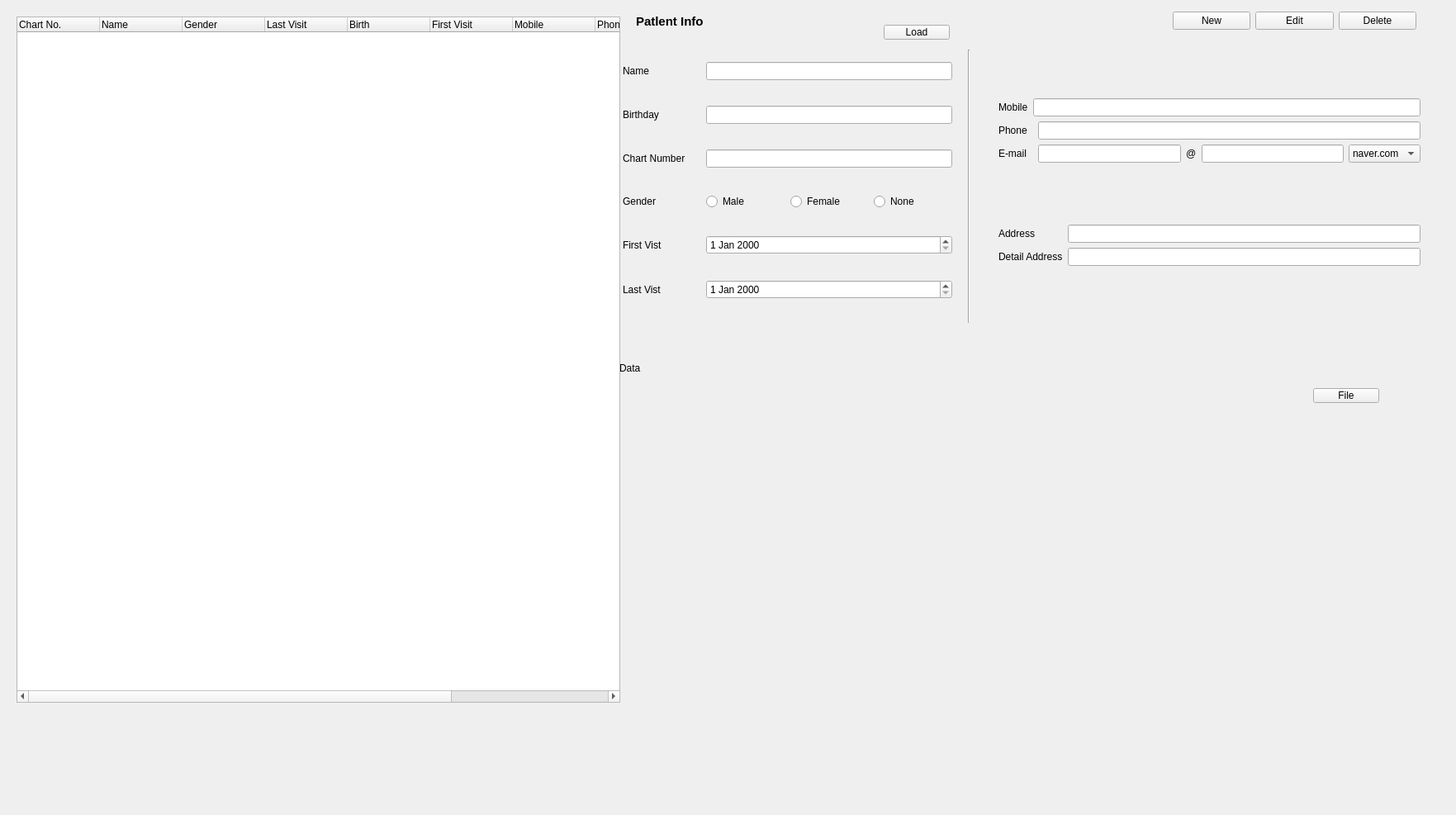
<?xml version="1.0" encoding="UTF-8"?>
<ui version="4.0">
 <class>Doctor</class>
 <widget class="QWidget" name="Doctor">
  <property name="geometry">
   <rect>
    <x>0</x>
    <y>0</y>
    <width>1763</width>
    <height>987</height>
   </rect>
  </property>
  <property name="windowTitle">
   <string>Doctor</string>
  </property>
  <widget class="QTreeWidget" name="patienttreeWidget">
   <property name="geometry">
    <rect>
     <x>20</x>
     <y>20</y>
     <width>731</width>
     <height>831</height>
    </rect>
   </property>
   <column>
    <property name="text">
     <string>Chart No.</string>
    </property>
   </column>
   <column>
    <property name="text">
     <string>Name</string>
    </property>
   </column>
   <column>
    <property name="text">
     <string>Gender</string>
    </property>
   </column>
   <column>
    <property name="text">
     <string>Last Visit</string>
    </property>
   </column>
   <column>
    <property name="text">
     <string>Birth</string>
    </property>
   </column>
   <column>
    <property name="text">
     <string>First Visit</string>
    </property>
   </column>
   <column>
    <property name="text">
     <string>Mobile</string>
    </property>
   </column>
   <column>
    <property name="text">
     <string>Phone</string>
    </property>
   </column>
   <column>
    <property name="text">
     <string>Email</string>
    </property>
   </column>
   <column>
    <property name="text">
     <string>Addr</string>
    </property>
   </column>
  </widget>
  <widget class="QLabel" name="PatintInfo_label">
   <property name="geometry">
    <rect>
     <x>770</x>
     <y>10</y>
     <width>121</width>
     <height>31</height>
    </rect>
   </property>
   <property name="font">
    <font>
     <pointsize>11</pointsize>
     <bold>true</bold>
    </font>
   </property>
   <property name="text">
    <string>Patlent Info</string>
   </property>
  </widget>
  <widget class="QWidget" name="layoutWidget">
   <property name="geometry">
    <rect>
     <x>1420</x>
     <y>10</y>
     <width>295</width>
     <height>31</height>
    </rect>
   </property>
   <layout class="QGridLayout" name="gridLayout_5">
    <item row="0" column="0">
     <widget class="QPushButton" name="patientNewpushButton">
      <property name="text">
       <string>New</string>
      </property>
      <property name="checkable">
       <bool>false</bool>
      </property>
      <property name="checked">
       <bool>false</bool>
      </property>
     </widget>
    </item>
    <item row="0" column="1">
     <widget class="QPushButton" name="patientEditpushButton">
      <property name="text">
       <string>Edit</string>
      </property>
      <property name="checkable">
       <bool>false</bool>
      </property>
      <property name="checked">
       <bool>false</bool>
      </property>
     </widget>
    </item>
    <item row="0" column="2">
     <widget class="QPushButton" name="patientDeletepushButton">
      <property name="text">
       <string>Delete</string>
      </property>
      <property name="checkable">
       <bool>false</bool>
      </property>
      <property name="checked">
       <bool>false</bool>
      </property>
     </widget>
    </item>
   </layout>
  </widget>
  <widget class="QWidget" name="layoutWidget">
   <property name="geometry">
    <rect>
     <x>1209</x>
     <y>50</y>
     <width>511</width>
     <height>341</height>
    </rect>
   </property>
   <layout class="QGridLayout" name="gridLayout_4">
    <item row="0" column="0">
     <layout class="QGridLayout" name="gridLayout_2">
      <item row="0" column="0">
       <widget class="QLabel" name="Patlent_Mobile_label">
        <property name="text">
         <string>Mobile</string>
        </property>
       </widget>
      </item>
      <item row="0" column="1" colspan="5">
       <widget class="QLineEdit" name="patientMobilelineEdit"/>
      </item>
      <item row="1" column="0" colspan="2">
       <widget class="QLabel" name="Patlent_phone_label">
        <property name="text">
         <string>Phone</string>
        </property>
       </widget>
      </item>
      <item row="1" column="2" colspan="4">
       <widget class="QLineEdit" name="patientPhonelineEdit"/>
      </item>
      <item row="2" column="0" colspan="2">
       <widget class="QLabel" name="Patlent_Email_label">
        <property name="text">
         <string>E-mail</string>
        </property>
       </widget>
      </item>
      <item row="2" column="2">
       <widget class="QLineEdit" name="patientEmaillineEdit"/>
      </item>
      <item row="2" column="3">
       <widget class="QLabel" name="label_12">
        <property name="text">
         <string>@</string>
        </property>
       </widget>
      </item>
      <item row="2" column="4">
       <widget class="QLineEdit" name="patientEmaillineEdit2"/>
      </item>
      <item row="2" column="5">
       <widget class="QComboBox" name="Patient_comboBox">
        <item>
         <property name="text">
          <string>naver.com</string>
         </property>
        </item>
        <item>
         <property name="text">
          <string>gmail.com</string>
         </property>
        </item>
       </widget>
      </item>
     </layout>
    </item>
    <item row="1" column="0">
     <layout class="QGridLayout" name="gridLayout_3" columnminimumwidth="0,0">
      <item row="0" column="0">
       <widget class="QLabel" name="Patlent_Address_label">
        <property name="text">
         <string>Address</string>
        </property>
       </widget>
      </item>
      <item row="0" column="1">
       <widget class="QLineEdit" name="patientAddresslineEdit"/>
      </item>
      <item row="1" column="1">
       <widget class="QLineEdit" name="patientDetailAddresslineEdit"/>
      </item>
      <item row="1" column="0">
       <widget class="QLabel" name="Patlent_DetailAddress_label">
        <property name="text">
         <string>Detail Address</string>
        </property>
       </widget>
      </item>
     </layout>
    </item>
   </layout>
  </widget>
  <widget class="QWidget" name="layoutWidget">
   <property name="geometry">
    <rect>
     <x>754</x>
     <y>50</y>
     <width>399</width>
     <height>341</height>
    </rect>
   </property>
   <layout class="QGridLayout" name="gridLayout">
    <item row="4" column="1" colspan="3">
     <widget class="QDateEdit" name="patientFirstVistdateEdit"/>
    </item>
    <item row="2" column="0">
     <widget class="QLabel" name="Patlent_ChartNumber_label">
      <property name="text">
       <string>Chart Number</string>
      </property>
     </widget>
    </item>
    <item row="5" column="0">
     <widget class="QLabel" name="Patlent_LastVist_label">
      <property name="text">
       <string>Last Vist</string>
      </property>
     </widget>
    </item>
    <item row="1" column="1" colspan="3">
     <widget class="QLineEdit" name="patientBirthdatlineEdit"/>
    </item>
    <item row="4" column="0">
     <widget class="QLabel" name="Patlent_FirstVist_label">
      <property name="text">
       <string>First Vist</string>
      </property>
     </widget>
    </item>
    <item row="0" column="0">
     <widget class="QLabel" name="Patlent_Name_label">
      <property name="text">
       <string>Name</string>
      </property>
     </widget>
    </item>
    <item row="0" column="1" colspan="3">
     <widget class="QLineEdit" name="patientNamelineEdit"/>
    </item>
    <item row="3" column="0">
     <widget class="QLabel" name="Patlent_Gender_label">
      <property name="text">
       <string>Gender</string>
      </property>
     </widget>
    </item>
    <item row="1" column="0">
     <widget class="QLabel" name="Patlent_Birthday_label">
      <property name="text">
       <string>Birthday</string>
      </property>
     </widget>
    </item>
    <item row="2" column="1" colspan="3">
     <widget class="QLineEdit" name="patientChartNumberlineEdit"/>
    </item>
    <item row="5" column="1" colspan="3">
     <widget class="QDateEdit" name="patientLastVistdateEdit"/>
    </item>
    <item row="3" column="2">
     <widget class="QRadioButton" name="patientGenderFemaleradioButton">
      <property name="text">
       <string>Female</string>
      </property>
     </widget>
    </item>
    <item row="3" column="3">
     <widget class="QRadioButton" name="patientGenderNoneradioButton">
      <property name="text">
       <string>None</string>
      </property>
     </widget>
    </item>
    <item row="3" column="1">
     <widget class="QRadioButton" name="patientGenderMaleradioButton">
      <property name="text">
       <string>Male</string>
      </property>
     </widget>
    </item>
   </layout>
  </widget>
  <widget class="Line" name="line">
   <property name="geometry">
    <rect>
     <x>1163</x>
     <y>60</y>
     <width>20</width>
     <height>331</height>
    </rect>
   </property>
   <property name="orientation">
    <enum>Qt::Vertical</enum>
   </property>
  </widget>
  <widget class="QWidget" name="Patient_Data_widget" native="true">
   <property name="geometry">
    <rect>
     <x>740</x>
     <y>430</y>
     <width>961</width>
     <height>31</height>
    </rect>
   </property>
   <widget class="QLabel" name="Patient_Data_label">
    <property name="geometry">
     <rect>
      <x>10</x>
      <y>0</y>
      <width>81</width>
      <height>31</height>
     </rect>
    </property>
    <property name="text">
     <string>Data</string>
    </property>
   </widget>
  </widget>
  <widget class="QWidget" name="layoutWidget">
   <property name="geometry">
    <rect>
     <x>761</x>
     <y>511</y>
     <width>911</width>
     <height>331</height>
    </rect>
   </property>
   <layout class="QHBoxLayout" name="horizontalLayout"/>
  </widget>
  <widget class="QPushButton" name="fileButton">
   <property name="geometry">
    <rect>
     <x>1590</x>
     <y>470</y>
     <width>80</width>
     <height>18</height>
    </rect>
   </property>
   <property name="text">
    <string>File</string>
   </property>
  </widget>
  <widget class="QPushButton" name="loadButton">
   <property name="geometry">
    <rect>
     <x>1070</x>
     <y>30</y>
     <width>80</width>
     <height>18</height>
    </rect>
   </property>
   <property name="text">
    <string>Load</string>
   </property>
  </widget>
  <zorder>layoutWidget</zorder>
  <zorder>layoutWidget</zorder>
  <zorder>Patient_Data_widget</zorder>
  <zorder>patienttreeWidget</zorder>
  <zorder>PatintInfo_label</zorder>
  <zorder>layoutWidget</zorder>
  <zorder>layoutWidget</zorder>
  <zorder>line</zorder>
  <zorder>fileButton</zorder>
  <zorder>loadButton</zorder>
 </widget>
 <resources/>
 <connections/>
</ui>
